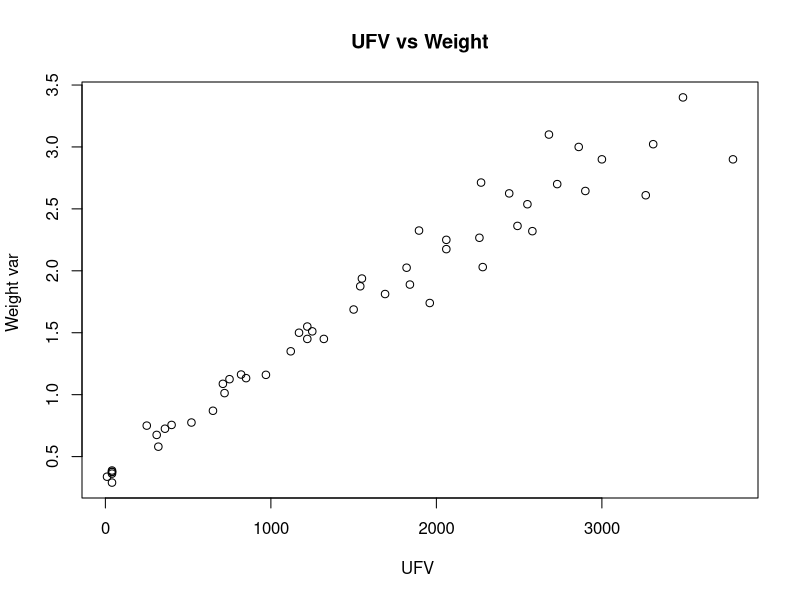

Source code (R):
dls_all<- read.csv(file="DLS_M.csv",head=TRUE,sep=",")

dls_1 <- subset(dls_all,dls_all$REG_NO =='5215')
dls_1$WEIGHT_VAR<- abs(dls_1$POST_GAIN_LOSS_KG)*dls_1$RN/dls_1$STEPS_DLS

pdf("main.pdf")

plot(dls_1$UFV,dls_1$WEIGHT_VAR, main="UFV vs Weight", 
  	xlab="UFV ", ylab="Weight var ", pch=21 )


dev.off()